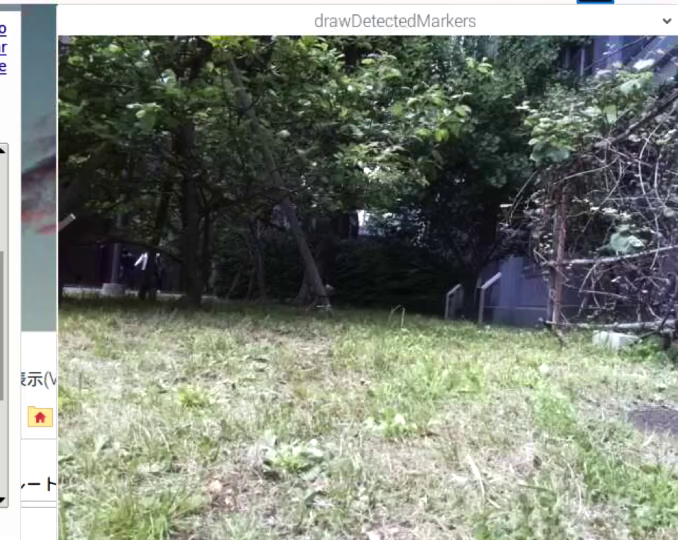
#> input picture frame 20 of img_data/exp_mov1.mov, 678 x 540 px
$ python mov_edit.py
#> lines starting #> are read from the running program, lines starting #| are printed output that depends on the picture
import cv2

def pickup_frame():
    mv=cv2.VideoCapture("img_data/exp_mov1.mov")
    frame_rate = int(mv.get(cv2.CAP_PROP_FPS))
    frame_count = int(mv.get(cv2.CAP_PROP_FRAME_COUNT))

    size=(mv.get(cv2.CAP_PROP_FRAME_WIDTH),mv.get(cv2.CAP_PROP_FRAME_HEIGHT))
    #print(size)
    fourcc = cv2.VideoWriter_fourcc('m', 'p', '4', 'v')  # 保存形式
    save = cv2.VideoWriter('img_data/exp_mov1_extracted.mov',
                        fourcc, frame_rate, (int(size[0]),int(size[1])))

    for i in range(0, frame_count-1, 1):
        ch, frame = mv.read()  # 1フレームずつ取り出す
        if ch:
            print(frame.shape)
            # [6 lines of commented-out code are left out]
            cv2.imwrite(f'img_data/from_mov/numabe0608_1/frame_{i}.jpg', frame)
            save.write(frame)
#> this loop made 31 passes
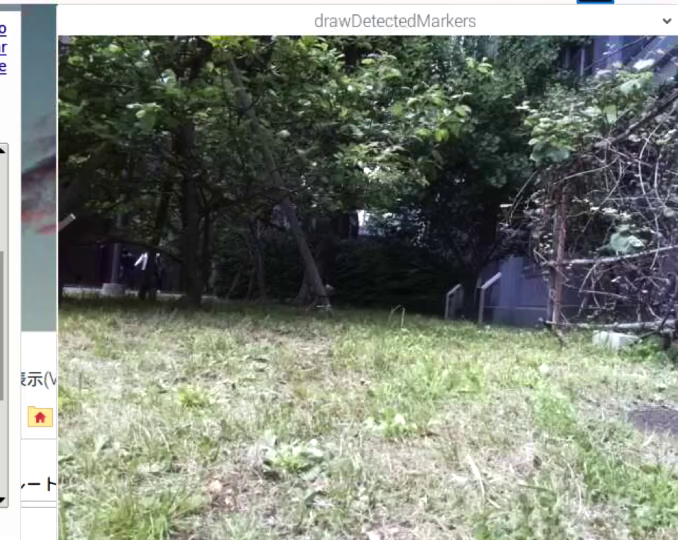
#> input picture frame 20 of img_data/exp_mov1.mov, 678 x 540 px
#> after the loop:
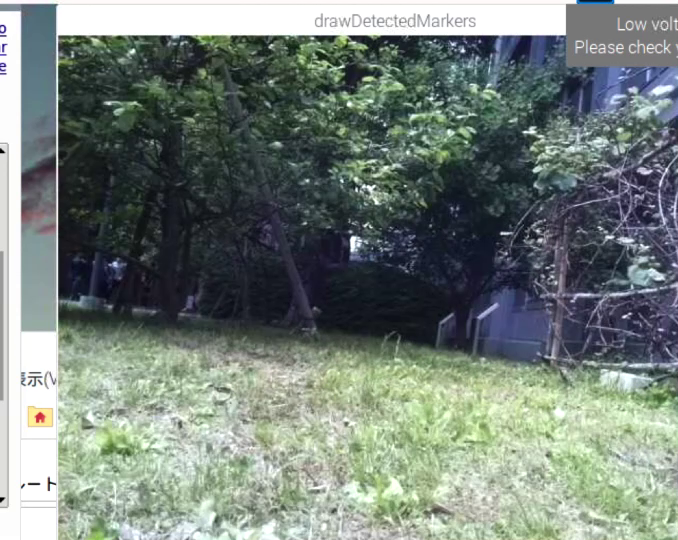
#> frame: shape (540, 678, 3); mean B, G, R 121.8, 128.5, 117.4
    save.release()
    mv.release()

if __name__ == "__main__":
    pickup_frame()

$ run again, starting later in the video
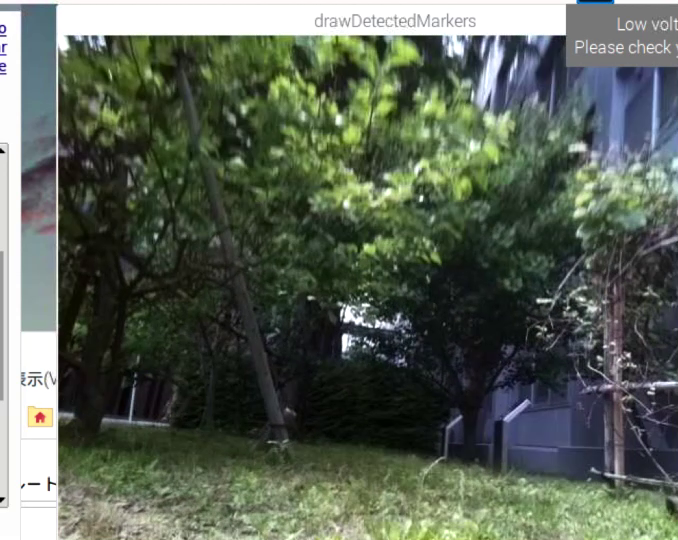
#> input picture frame 92 of img_data/exp_mov1.mov, 678 x 540 px
#> the loop in pickup_frame, `for i in range(0, frame_count-1, 1):` made 31 passes
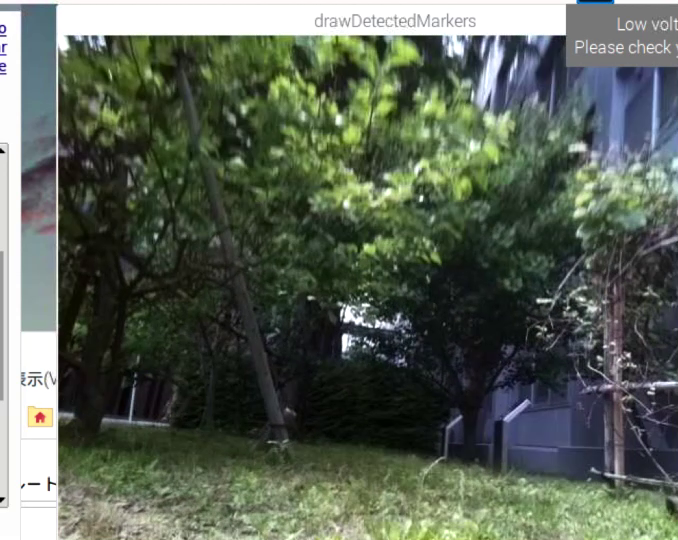
#> input picture frame 92 of img_data/exp_mov1.mov, 678 x 540 px
#> pass 3, in pickup_frame, `ch, frame = mv.read()`:
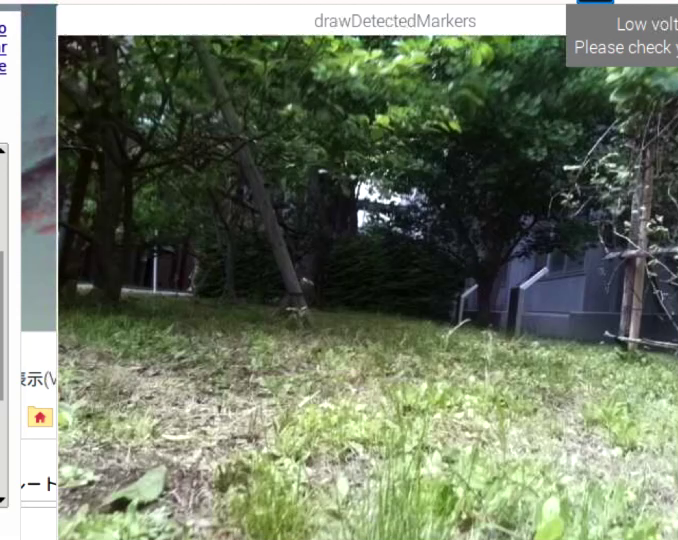
#> frame: shape (540, 678, 3); mean B, G, R 100.5, 120.8, 110.8
#> after the loop in pickup_frame, `for i in range(0, frame_count-1, 1):`:
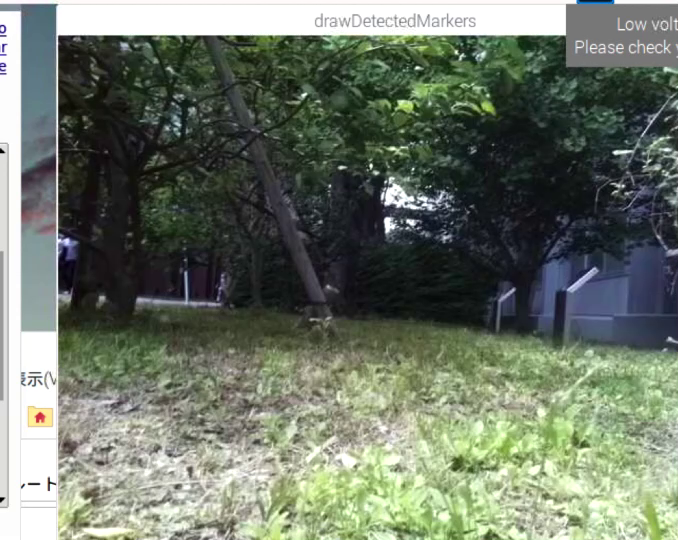
#> frame: shape (540, 678, 3); mean B, G, R 104.1, 118.1, 109.2

$ run again, starting later in the video
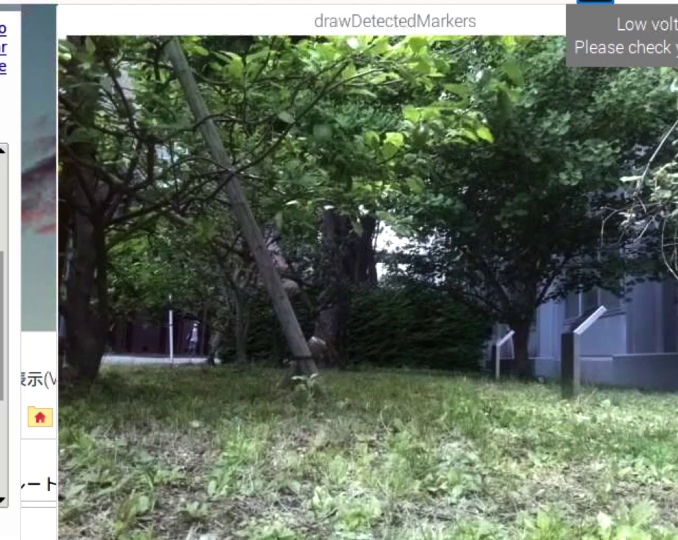
#> input picture frame 164 of img_data/exp_mov1.mov, 678 x 540 px
#> the loop in pickup_frame, `for i in range(0, frame_count-1, 1):` made 31 passes
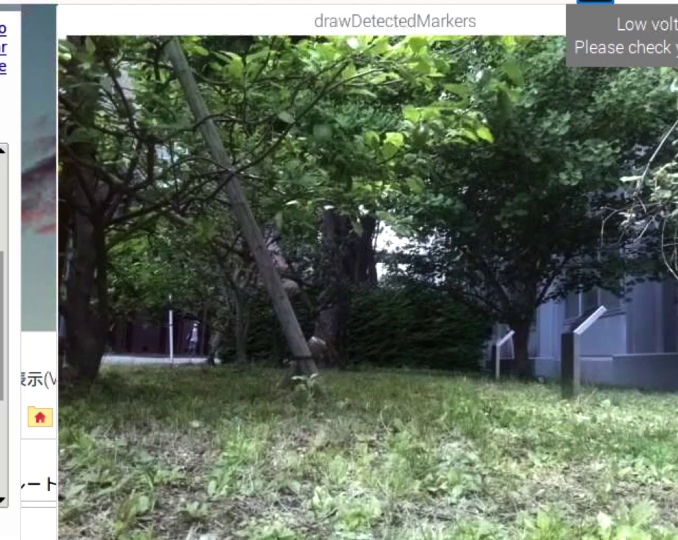
#> input picture frame 164 of img_data/exp_mov1.mov, 678 x 540 px
#> after the loop in pickup_frame, `for i in range(0, frame_count-1, 1):`:
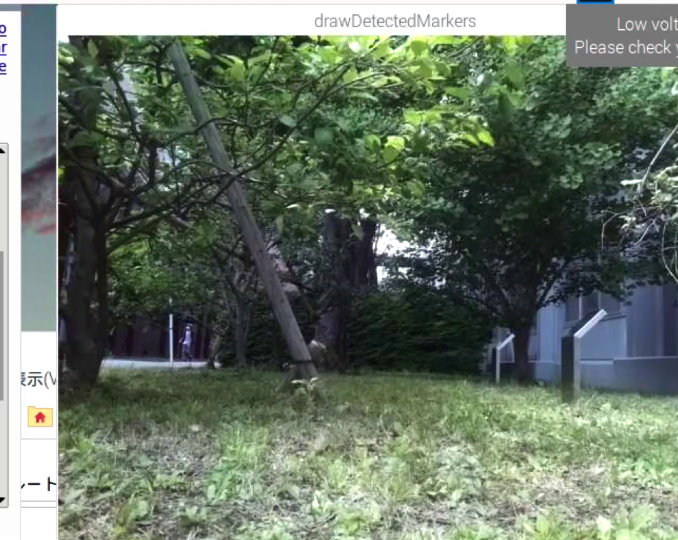
#> frame: shape (540, 678, 3); mean B, G, R 101.8, 116.6, 103.9
